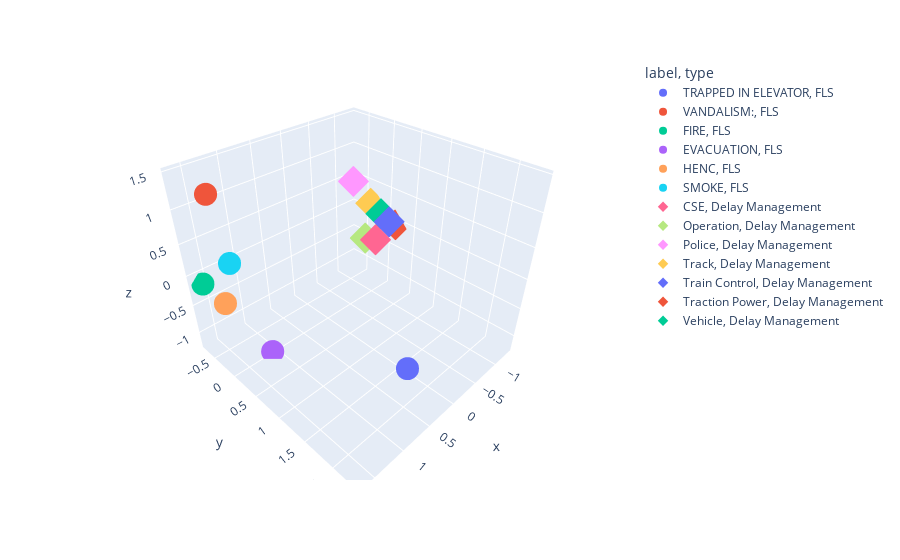
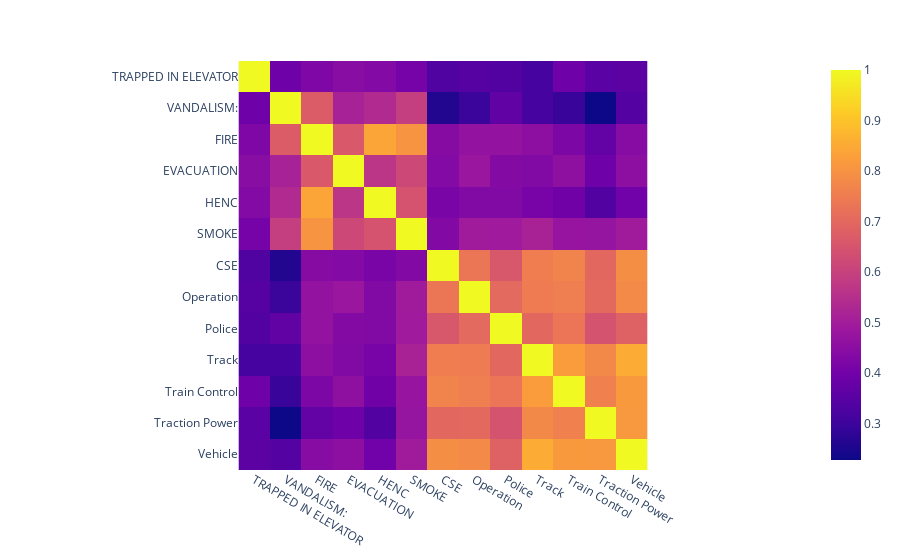

The cell these charts' notebook holds for them, in order:
### Markdown cell above
## Label Analysis

### Code cell
import plotly.express as px
from sklearn.decomposition import PCA
#3d scatterplot
pca3 = PCA(3)
threed = pca3.fit_transform(my_classifier.label_embeddings)
scatter = pd.DataFrame()
type = np.array(["FLS", "FLS", "FLS", "FLS", "FLS", "FLS", "Delay Management", "Delay Management", "Delay Management", "Delay Management", "Delay Management", "Delay Management", "Delay Management"])
scatter["type"] = type
scatter["x"] = threed[:,0]
scatter["y"] = threed[:,1]
scatter["z"] = threed[:,2]
scatter["label"] = list(label_description.keys())
fig = px.scatter_3d(scatter, x='x', y='y', z='z', symbol='type',color="label")
fig.show()
#heatmap
labels_similarity = util.pytorch_cos_sim(my_classifier.label_embeddings, my_classifier.label_embeddings)
labels_similarity.tolist()
fig = px.imshow(labels_similarity.tolist(),
                x=list(label_description.keys()),
                y=list(label_description.keys()))
fig.show()

### Figure 1 — Plotly figure (JSON) as saved in the notebook; plotly's stock layout.template omitted (floating-point values rounded to 4 significant figures)
{"data": [{"hovertemplate": "label=TRAPPED IN ELEVATOR<br>type=FLS<br>x=%{x}<br>y=%{y}<br>z=%{z}<extra></extra>", "legendgroup": "TRAPPED IN ELEVATOR, FLS", "marker": {"color": "#636efa", "symbol": "circle"}, "mode": "markers", "name": "TRAPPED IN ELEVATOR, FLS", "scene": "scene", "showlegend": true, "type": "scatter3d", "x": [0.9293], "y": [2.329], "z": [-0.01662]}, {"hovertemplate": "label=VANDALISM:<br>type=FLS<br>x=%{x}<br>y=%{y}<br>z=%{z}<extra></extra>", "legendgroup": "VANDALISM:, FLS", "marker": {"color": "#EF553B", "symbol": "circle"}, "mode": "markers", "name": "VANDALISM:, FLS", "scene": "scene", "showlegend": true, "type": "scatter3d", "x": [1.655], "y": [-0.03589], "z": [1.462]}, {"hovertemplate": "label=FIRE<br>type=FLS<br>x=%{x}<br>y=%{y}<br>z=%{z}<extra></extra>", "legendgroup": "FIRE, FLS", "marker": {"color": "#00cc96", "symbol": "circle"}, "mode": "markers", "name": "FIRE, FLS", "scene": "scene", "showlegend": true, "type": "scatter3d", "x": [1.59], "y": [-0.7293], "z": [-0.157]}, {"hovertemplate": "label=EVACUATION<br>type=FLS<br>x=%{x}<br>y=%{y}<br>z=%{z}<extra></extra>", "legendgroup": "EVACUATION, FLS", "marker": {"color": "#ab63fa", "symbol": "circle"}, "mode": "markers", "name": "EVACUATION, FLS", "scene": "scene", "showlegend": true, "type": "scatter3d", "x": [1.126], "y": [0.04804], "z": [-1.207]}, {"hovertemplate": "label=HENC<br>type=FLS<br>x=%{x}<br>y=%{y}<br>z=%{z}<extra></extra>", "legendgroup": "HENC, FLS", "marker": {"color": "#FFA15A", "symbol": "circle"}, "mode": "markers", "name": "HENC, FLS", "scene": "scene", "showlegend": true, "type": "scatter3d", "x": [1.467], "y": [-0.4329], "z": [-0.3978]}, {"hovertemplate": "label=SMOKE<br>type=FLS<br>x=%{x}<br>y=%{y}<br>z=%{z}<extra></extra>", "legendgroup": "SMOKE, FLS", "marker": {"color": "#19d3f3", "symbol": "circle"}, "mode": "markers", "name": "SMOKE, FLS", "scene": "scene", "showlegend": true, "type": "scatter3d", "x": [1.158], "y": [-0.7037], "z": [-0.01593]}, {"hovertemplate": "label=CSE<br>type=Delay Management<br>x=%{x}<br>y=%{y}<br>z=%{z}<extra></extra>", "legendgroup": "CSE, Delay Management", "marker": {"color": "#FF6692", "symbol": "diamond"}, "mode": "markers", "name": "CSE, Delay Management", "scene": "scene", "showlegend": true, "type": "scatter3d", "x": [-1.09], "y": [-0.0255], "z": [-0.3173]}, {"hovertemplate": "label=Operation<br>type=Delay Management<br>x=%{x}<br>y=%{y}<br>z=%{z}<extra></extra>", "legendgroup": "Operation, Delay Management", "marker": {"color": "#B6E880", "symbol": "diamond"}, "mode": "markers", "name": "Operation, Delay Management", "scene": "scene", "showlegend": true, "type": "scatter3d", "x": [-1.021], "y": [-0.1872], "z": [-0.3251]}, {"hovertemplate": "label=Police<br>type=Delay Management<br>x=%{x}<br>y=%{y}<br>z=%{z}<extra></extra>", "legendgroup": "Police, Delay Management", "marker": {"color": "#FF97FF", "symbol": "diamond"}, "mode": "markers", "name": "Police, Delay Management", "scene": "scene", "showlegend": true, "type": "scatter3d", "x": [-0.7834], "y": [-0.2134], "z": [0.7405]}, {"hovertemplate": "label=Track<br>type=Delay Management<br>x=%{x}<br>y=%{y}<br>z=%{z}<extra></extra>", "legendgroup": "Track, Delay Management", "marker": {"color": "#FECB52", "symbol": "diamond"}, "mode": "markers", "name": "Track, Delay Management", "scene": "scene", "showlegend": true, "type": "scatter3d", "x": [-1.273], "y": [-0.3174], "z": [0.1615]}, {"hovertemplate": "label=Train Control<br>type=Delay Management<br>x=%{x}<br>y=%{y}<br>z=%{z}<extra></extra>", "legendgroup": "Train Control, Delay Management", "marker": {"color": "#636efa", "symbol": "diamond"}, "mode": "markers", "name": "Train Control, Delay Management", "scene": "scene", "showlegend": true, "type": "scatter3d", "x": [-1.203], "y": [0.1485], "z": [0.03646]}, {"hovertemplate": "label=Traction Power<br>type=Delay Management<br>x=%{x}<br>y=%{y}<br>z=%{z}<extra></extra>", "legendgroup": "Traction Power, Delay Management", "marker": {"color": "#EF553B", "symbol": "diamond"}, "mode": "markers", "name": "Traction Power, Delay Management", "scene": "scene", "showlegend": true, "type": "scatter3d", "x": [-1.311], "y": [0.186], "z": [-0.04527]}, {"hovertemplate": "label=Vehicle<br>type=Delay Management<br>x=%{x}<br>y=%{y}<br>z=%{z}<extra></extra>", "legendgroup": "Vehicle, Delay Management", "marker": {"color": "#00cc96", "symbol": "diamond"}, "mode": "markers", "name": "Vehicle, Delay Management", "scene": "scene", "showlegend": true, "type": "scatter3d", "x": [-1.245], "y": [-0.06666], "z": [0.08095]}], "layout": {"legend": {"title": {"text": "label, type"}, "tracegroupgap": 0}, "margin": {"t": 60}, "scene": {"domain": {"x": [0, 1], "y": [0, 1]}, "xaxis": {"title": {"text": "x"}}, "yaxis": {"title": {"text": "y"}}, "zaxis": {"title": {"text": "z"}}}}}

### Figure 2 — Plotly figure (JSON) as saved in the notebook; plotly's stock layout.template omitted (floating-point values rounded to 4 significant figures; data arrays with more than 128 entries replaced by an {"elided": "..."} marker saying what was removed)
{"data": [{"coloraxis": "coloraxis", "hovertemplate": "x: %{x}<br>y: %{y}<br>color: %{z}<extra></extra>", "name": "0", "type": "heatmap", "x": ["TRAPPED IN ELEVATOR", "VANDALISM:", "FIRE", "EVACUATION", "HENC", "SMOKE", "CSE", "Operation", "Police", "Track", "Train Control", "Traction Power", "Vehicle"], "xaxis": "x", "y": ["TRAPPED IN ELEVATOR", "VANDALISM:", "FIRE", "EVACUATION", "HENC", "SMOKE", "CSE", "Operation", "Police", "Track", "Train Control", "Traction Power", "Vehicle"], "yaxis": "y", "z": {"elided": "13x13 float values"}}], "layout": {"coloraxis": {"colorscale": [[0, "#0d0887"], [0.1111, "#46039f"], [0.2222, "#7201a8"], [0.3333, "#9c179e"], [0.4444, "#bd3786"], [0.5556, "#d8576b"], [0.6667, "#ed7953"], [0.7778, "#fb9f3a"], [0.8889, "#fdca26"], [1, "#f0f921"]]}, "margin": {"t": 60}, "xaxis": {"anchor": "y", "constrain": "domain", "domain": [0, 1], "scaleanchor": "y"}, "yaxis": {"anchor": "x", "autorange": "reversed", "constrain": "domain", "domain": [0, 1]}}}
